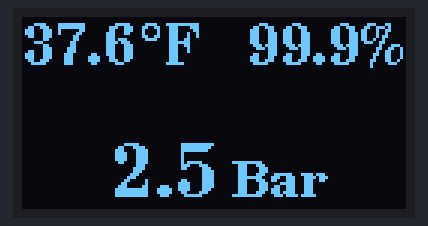
The sketch below on a simulated Arduino Uno, built with avr-gcc and run on an emulated ATmega328P. Shown: 128×64 one-colour display.

Above: at 0.5 s.

The sketch:

UI.ino
```cpp
#include <Arduino.h>
#include <SPI.h>
#include <U8g2lib.h>

U8G2_SSD1306_128X64_NONAME_1_HW_I2C u8g2(U8G2_R0, /* reset=*/ U8X8_PIN_NONE);

const char DEGREE_SYMBOL[] = { 0xB0, '\0' };

void setup(void)
{
  u8g2.begin();
  u8g2.enableUTF8Print();
}

void loop(void)
{
  u8g2.firstPage();
  do {
    u8g2.setFont(u8g2_font_ncenB14_tf);
    u8g2.drawStr(0, 16, "37.6");
    u8g2.drawUTF8(40, 16, DEGREE_SYMBOL);
    u8g2.drawStr(48, 16, "F");


    u8g2.drawStr(75, 16, "99.9%");

    u8g2.setFont(u8g2_font_ncenB18_tf);
    u8g2.drawStr(30, 60, "2.5");
    u8g2.setFont(u8g2_font_ncenB12_tf);
    u8g2.drawStr(70, 60, "Bar");


  } while (u8g2.nextPage());
  delay(1000);
}
```
